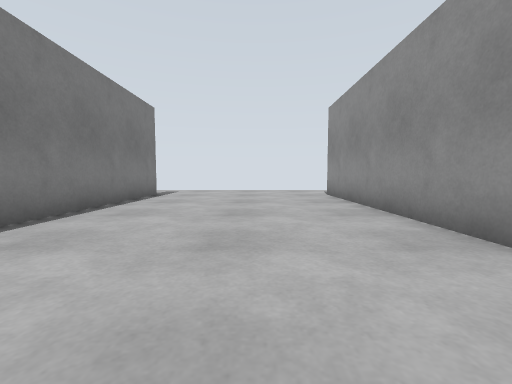
View 1 (above)

12 first-person views from a walk through a Gazebo world. The camera is 0.72 m above the floor, tilts 4° down and sees 90° across. The floor is counted in squares, 1 m on a side. Each view is taken from the middle of a square. On the plan, view 1 faces up. The plan holds only what a view shows up to about 9 squares ahead; the rest is blank.

View 2
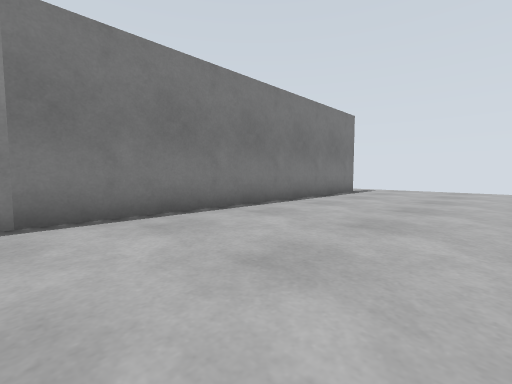

View 3
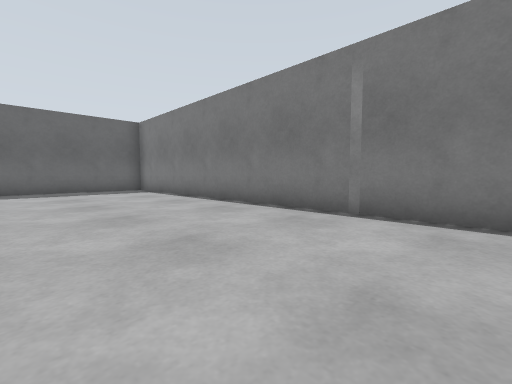

View 4
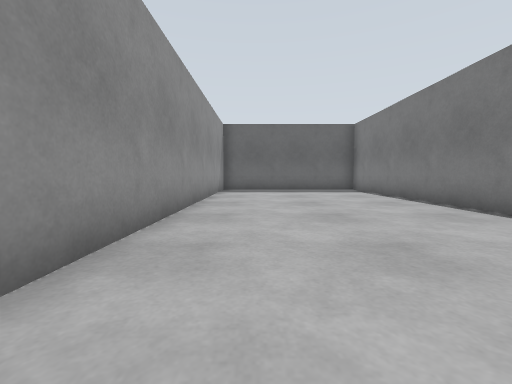

View 5
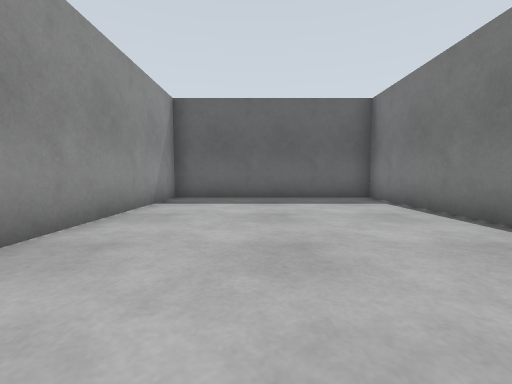

View 6
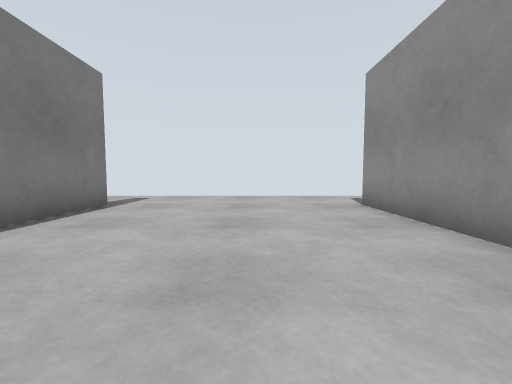

View 7
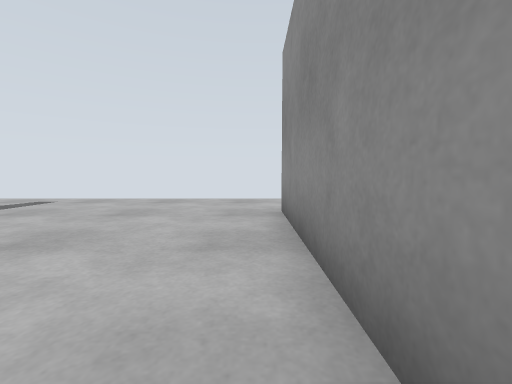

View 8
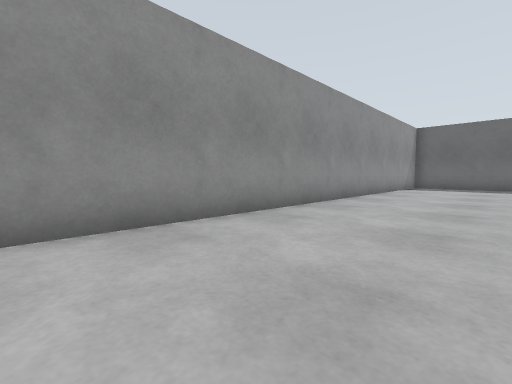

View 9
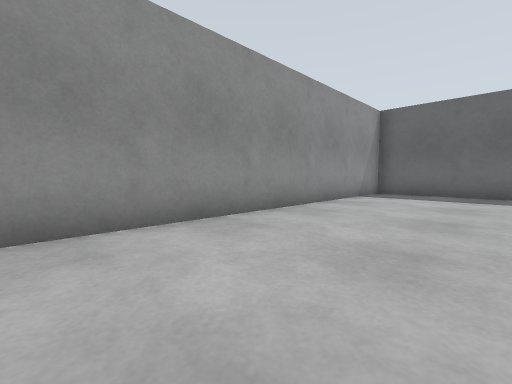

View 10
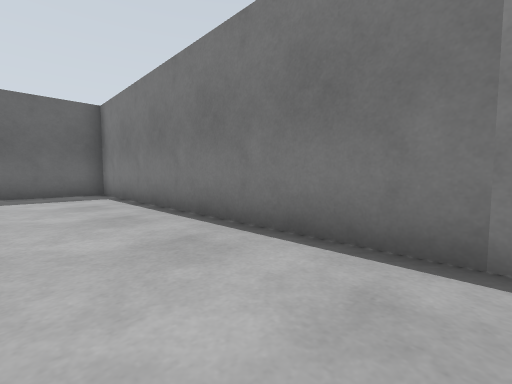

View 11
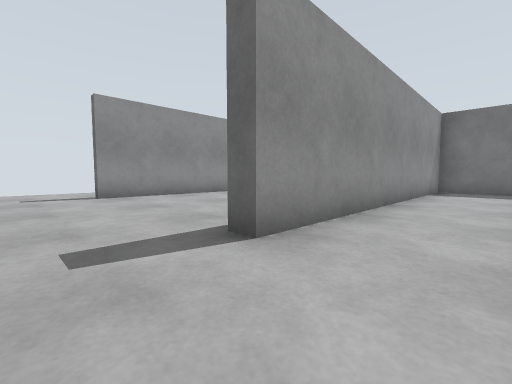

View 12
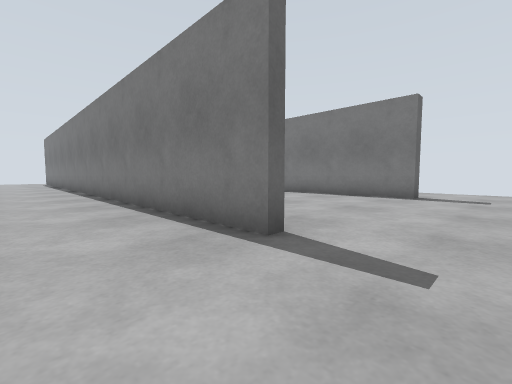

### Floor plan
Points are (right, up) in squares from view 1. A wall is a line through its corners. A room is listed if a view was taken in it or the views show most of it. See-through windows are left out.
Room 1 (views 1, 2, 3, 4, 5, 6, 7, 8, 9, 10)
walls: (-4, 9) (-3.5, 9) (-3.5, -10.8) (2.5, -10.8) (2.5, 9)
ways out: opening at (-4, 10.5) to room 2; opening at (3, 10.5) to room 3
Room 2 (view 11)
walls: (-4, 0.1) (-4, 9); (-6.1, -0.9) (-5, -0.9)
ways out: opening at (-4, 10.5) to room 1
Room 3 (view 12)
walls: (2.5, 9) (2.8, 9) (2.8, 0.4)
ways out: opening at (3, 10.5) to room 1

Where each view was taken, in squares from view 1:
view 1: 0 up, 0 right, facing up
view 2: 1 down, 1 right, facing up-left
view 3: 1 up, 1 right, facing down-left
view 4: 1 up, 1 right, facing down
view 5: 3 down, 0 right, facing down
view 6: 3 up, 0 right, facing up
view 7: 4 up, 2 right, facing up
view 8: 4 up, 1 left, facing down-right
view 9: 1 down, 1 left, facing down-right
view 10: 1 down, 1 left, facing down-left
view 11: 11 up, 6 left, facing down-right
view 12: 11 up, 5 right, facing down-left
